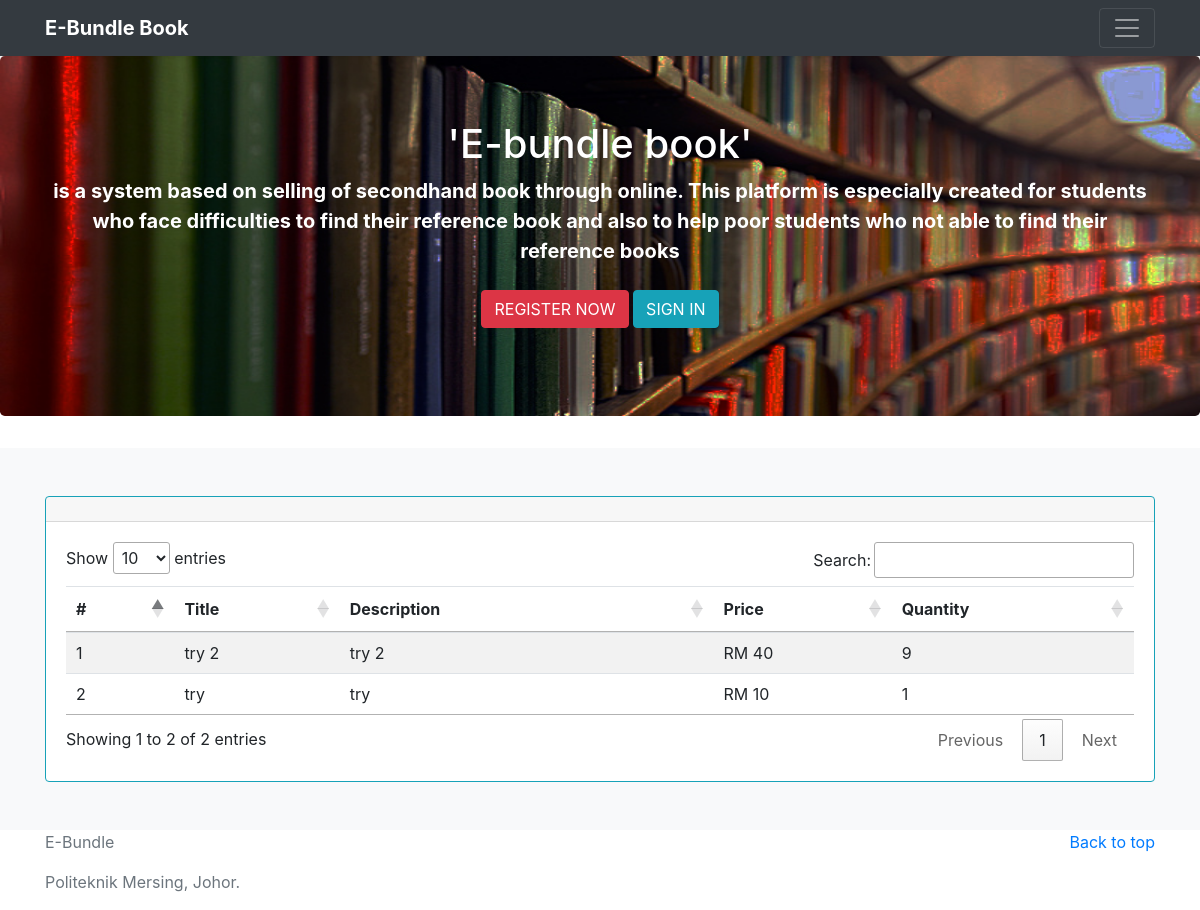
The page / on the database its author committed.
### tables this page shows
CREATE TABLE `eb_book` (
  `book_id` int(11) NOT NULL,
  `book_name` varchar(200) NOT NULL,
  `book_status` varchar(100) NOT NULL,
  `book_price` float NOT NULL,
  `book_desc` text NOT NULL,
  `book_department` varchar(100) NOT NULL,
  `book_quantity` int(11) NOT NULL,
  `book_publish` int(11) NOT NULL,
  `book_level` varchar(100) NOT NULL,
  `user_id` int(11) NOT NULL,
  `admin_info` varchar(200) NOT NULL
);

### control/allControl.php (called while the page is built, shortened)
<?php
	class allControl{
		public function listbook($conn){
			$rows = array();
			$sql = mysqli_query($conn, "SELECT * FROM eb_book WHERE book_status IN ('accept') AND book_quantity > 0 AND book_publish IN (1) ORDER BY RAND() LIMIT 9;");
			if (mysqli_num_rows($sql)>0) {
				while ($row = mysqli_fetch_array($sql)) {
					$rows[] = $row;
				}
			} else {
				$rows = false;
			}
			return $rows;
		}
	}
?>

### index.php (the view, shortened to what this page needs)
<?php
include 'control/allControl.php';
$ctrl = new allControl();
$conn = $ctrl->open();
$listbook = $ctrl->listbook($conn);
?>
<!doctype html>
<html lang="en">
  <head>
<link href="dist/css/bootstrap.min.css" rel="stylesheet">
<link rel="stylesheet" href="http://cdn.datatables.net/1.10.19/css/jquery.dataTables.min.css">
  </head>
  <body>
    <header>
  <div class="navbar navbar-dark bg-dark shadow-sm">
    <div class="container d-flex justify-content-between">
      <a href="#" class="navbar-brand d-flex align-items-center">
        <strong>E-Bundle Book</strong>
      </a>
      <button class="navbar-toggler" type="button" data-toggle="collapse" data-target="#navbarHeader" aria-controls="navbarHeader" aria-expanded="false" aria-label="Toggle navigation">
        <span class="navbar-toggler-icon"></span>
      </button>
    </div>
  </div>
</header>
<main role="main">
  <section class="jumbotron text-center bg-book">
    <div class="container">
      <h1 class="jumbotron-heading text-white">'E-bundle book'</h1>
      <p class="lead text-white font-weight-bold">is a system based on selling of secondhand book through online. This platform is especially created for students who face difficulties to find their reference book and also to help poor students who not able to find their reference books</p>
      <p>
        <a href="#" class="btn btn-danger my-2" data-toggle="modal" data-target="#register">REGISTER NOW</a>
        <a href="#" class="btn btn-info my-2" data-toggle="modal" data-target="#exampleModal">SIGN IN</a>
      </p>
    </div>
  </section>
  <div class="album py-5 bg-light">
    <div class="container">
      <div class="row">
        <div class="col-md-12">
          <div class="card border-info">
            <div class="card-header"></div>
            <div class="card-body">
              <div class="table-responsive">
                <table class="table table-striped table-sm " id="myTable">
                  <thead>
                    <tr>
                      <th>#</th>
                      <th>Title</th>
                      <th width="35%">Description</th>
                      <th>Price</th>
                      <th>Quantity</th>
                    </tr>
                  </thead>
                  <tbody>
                    <?php
                    $num = 1;
                    if ($listbook == false) {
                      ?>
                        <tr>
                        <td colspan="7">No Record Found..</td>
                      </tr>
                      <?php
                    } else {
                      foreach ($listbook as $recordbook) { ?>
                        <tr>
                          <td><?php echo $num++; ?></td>
                          <td><?php echo $recordbook['book_name']; ?></td>
                          <td><?php echo $recordbook['book_desc']; ?></td>
                          <td>RM <?php echo $recordbook['book_price']; ?></td>
                          <td><?php echo $recordbook['book_quantity']; ?></td>
                        </tr>
                    <?php } }?>
                  </tbody>
                </table>
              </div>
            </div>
          </div>
        </div>
      </div>
    </div>
  </div>
</main>
<footer class="text-muted">
  <div class="container">
    <p class="float-right">
      <a href="#">Back to top</a>
    </p>
    <p>E-Bundle</p>
    <p>Politeknik Mersing, Johor.</p>
  </div>
</footer>
</body>
</html>

### index.php (style rules this page uses)
.jumbotron { background: url("store/bg22.jpg") no-repeat center center; background-image: rgb(0,0,0,.4); -webkit-background-size: 100% 100%; -moz-background-size: 100% 100%; -o-background-size: 100% 100%; background-size: 100% 100%; }

### rows shown on the page
eb_book: book_name "try 2", book_desc "try 2", book_price "40", book_quantity "9"
eb_book: book_name "try", book_desc "try", book_price "10", book_quantity "1"
